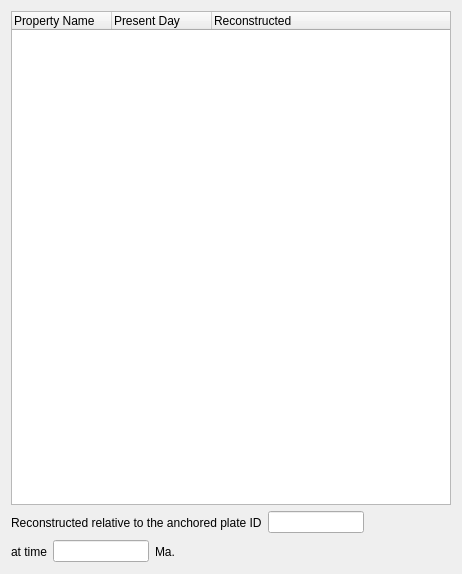
<ui version="4.0" >
 <class>ViewFeatureGeometriesWidget</class>
 <widget class="QWidget" name="ViewFeatureGeometriesWidget" >
  <property name="geometry" >
   <rect>
    <x>0</x>
    <y>0</y>
    <width>462</width>
    <height>574</height>
   </rect>
  </property>
  <property name="windowTitle" >
   <string>Edit Feature Geometries</string>
  </property>
  <layout class="QVBoxLayout" >
   <item>
    <widget class="QTreeWidget" name="tree_geometry" >
     <property name="alternatingRowColors" >
      <bool>true</bool>
     </property>
     <property name="selectionMode" >
      <enum>QAbstractItemView::ContiguousSelection</enum>
     </property>
     <property name="selectionBehavior" >
      <enum>QAbstractItemView::SelectItems</enum>
     </property>
     <column>
      <property name="text" >
       <string>Property Name</string>
      </property>
     </column>
     <column>
      <property name="text" >
       <string>Present Day</string>
      </property>
     </column>
     <column>
      <property name="text" >
       <string>Reconstructed</string>
      </property>
     </column>
    </widget>
   </item>
   <item>
    <layout class="QHBoxLayout" >
     <item>
      <widget class="QLabel" name="label_reconstruction_info" >
       <property name="text" >
        <string>Reconstructed relative to the anchored plate ID</string>
       </property>
      </widget>
     </item>
     <item>
      <widget class="QLineEdit" name="lineedit_root_plateid" >
       <property name="sizePolicy" >
        <sizepolicy vsizetype="Fixed" hsizetype="Preferred" >
         <horstretch>0</horstretch>
         <verstretch>0</verstretch>
        </sizepolicy>
       </property>
       <property name="maximumSize" >
        <size>
         <width>96</width>
         <height>16777215</height>
        </size>
       </property>
       <property name="readOnly" >
        <bool>true</bool>
       </property>
      </widget>
     </item>
     <item>
      <spacer>
       <property name="orientation" >
        <enum>Qt::Horizontal</enum>
       </property>
       <property name="sizeHint" >
        <size>
         <width>16</width>
         <height>23</height>
        </size>
       </property>
      </spacer>
     </item>
    </layout>
   </item>
   <item>
    <layout class="QHBoxLayout" >
     <item>
      <widget class="QLabel" name="label_reconstruction_info_2" >
       <property name="text" >
        <string>at time</string>
       </property>
      </widget>
     </item>
     <item>
      <widget class="QLineEdit" name="lineedit_reconstruction_time" >
       <property name="sizePolicy" >
        <sizepolicy vsizetype="Fixed" hsizetype="Preferred" >
         <horstretch>0</horstretch>
         <verstretch>0</verstretch>
        </sizepolicy>
       </property>
       <property name="maximumSize" >
        <size>
         <width>96</width>
         <height>16777215</height>
        </size>
       </property>
       <property name="readOnly" >
        <bool>true</bool>
       </property>
      </widget>
     </item>
     <item>
      <widget class="QLabel" name="label_reconstruction_info_3" >
       <property name="text" >
        <string>Ma.</string>
       </property>
      </widget>
     </item>
     <item>
      <spacer>
       <property name="orientation" >
        <enum>Qt::Horizontal</enum>
       </property>
       <property name="sizeHint" >
        <size>
         <width>16</width>
         <height>23</height>
        </size>
       </property>
      </spacer>
     </item>
    </layout>
   </item>
  </layout>
 </widget>
 <resources>
  <include location="../qt-resources/qt_widgets.qrc" />
 </resources>
 <connections/>
</ui>
